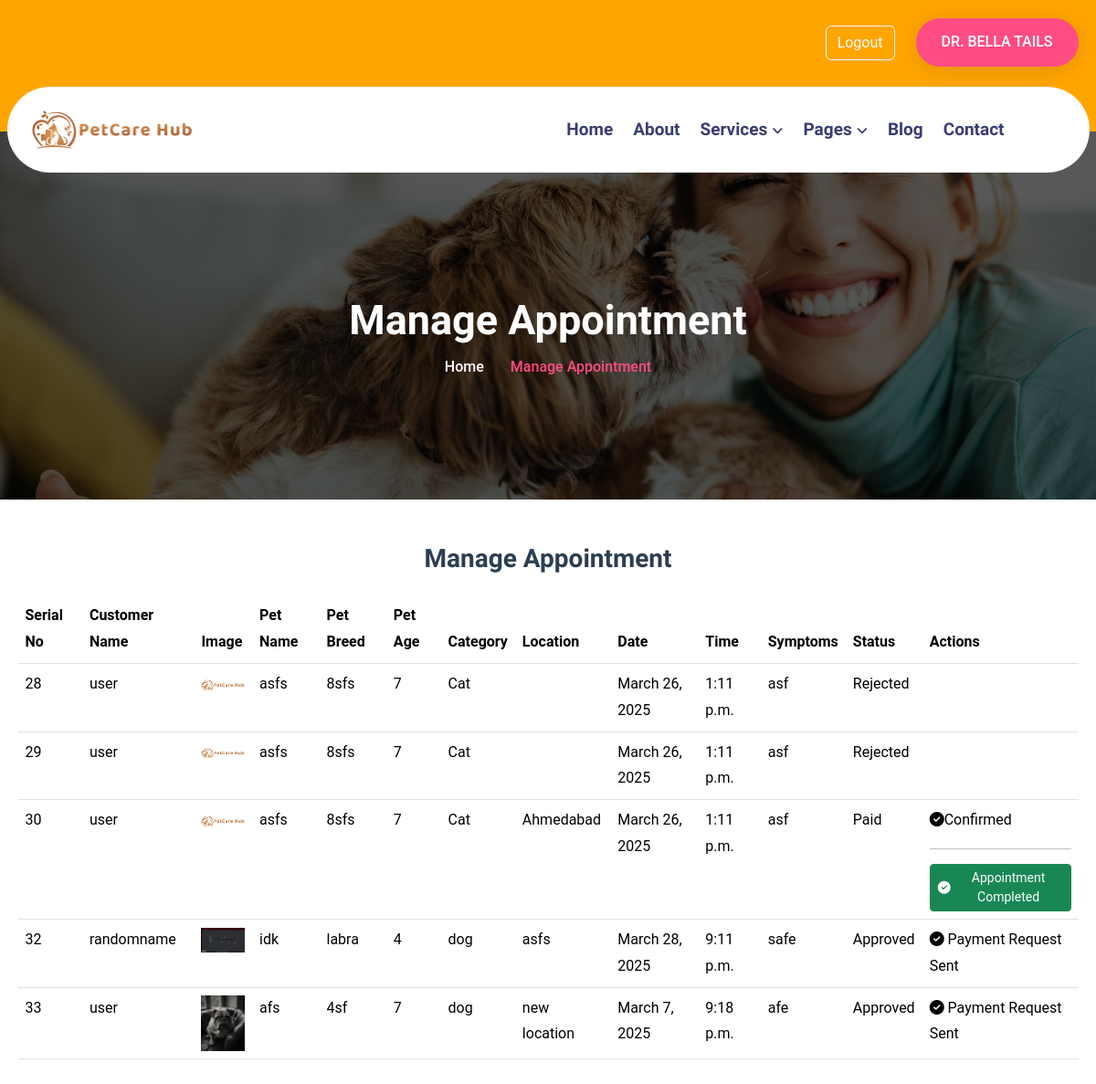
Page /manageAppoint/ (signed in) on the earlier database version.
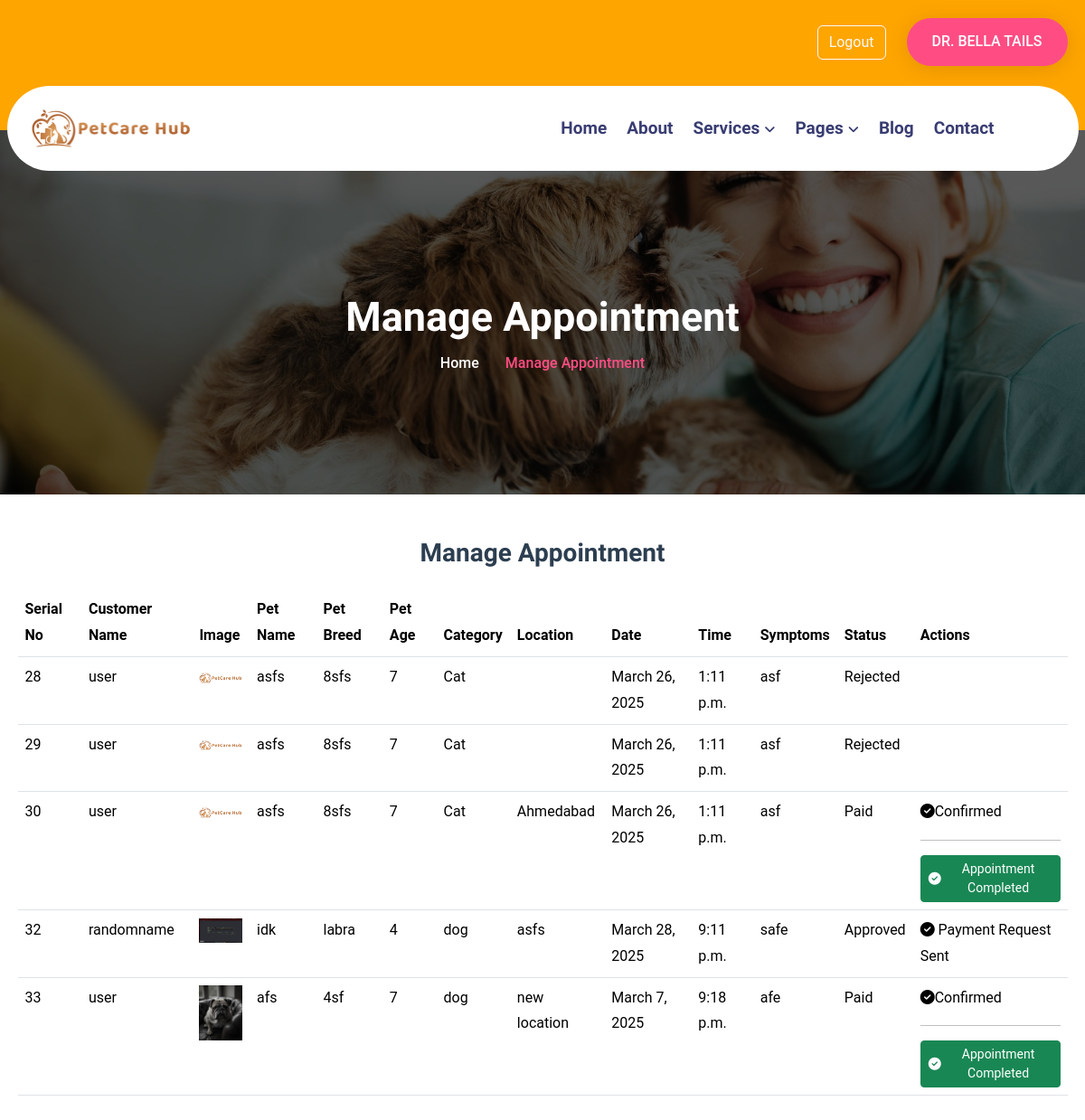
Same page on the later database version.
### myapp/models.py (models this page shows, shortened)
class Appointment(models.Model):
    userid = models.ForeignKey(userRegisterDB,on_delete=models.CASCADE)
    vetid = models.ForeignKey(vetRegisterDB,on_delete=models.CASCADE)
    petname = models.CharField(max_length=30)
    petphoto = models.ImageField(upload_to='photos')
    petCategory = models.ForeignKey(petCategoryDB,on_delete=models.CASCADE)
    breed = models.CharField(max_length=20)
    age = models.IntegerField()
    symptoms = models.CharField(max_length=20)
    status = models.CharField(max_length=30,null=True,default="Pending")
    dateofappo = models.DateField()
    timeofappo = models.TimeField()
    TimeStamp =models.DateTimeField(auto_now=True)
    location = models.TextField(null=True,default="")

class userRegisterDB(models.Model):
    Name = models.CharField(max_length=30)
    Email = models.EmailField()
    Password = models.CharField(max_length=40)
    Address = models.TextField()
    Gender = models.CharField(max_length=10)
    PhoneNo = models.BigIntegerField()
    TimeStamp = models.DateTimeField(auto_now_add=True)
    def __str__(self):
        return self.Name

class petCategoryDB(models.Model):
    petCategory = models.CharField(max_length=20)
    def __str__(self):
        return self.petCategory

### myapp/views.py (the view)
# urls.py: path('manageAppoint/',views.manageAppoint),
def manageAppoint(request):
    vet_id = request.session["vet_log_id"]
    fetchdata = Appointment.objects.filter(vetid=vet_id)
    context = {
        "data" : fetchdata
    }
    return render(request,"manageAppointment.html",context)

### myapp/templates/manageAppointment.html (shortened to what this page needs)
<!DOCTYPE html>
<html lang="en">
<head>
    <link rel="stylesheet" href="/static/css/bootstrap.min.css">
    <link rel="stylesheet" href="/static/css/all-fontawesome.min.css">
    <link rel="stylesheet" href="/static/css/icomoon.css">
    <link rel="stylesheet" href="/static/css/animate.min.css">
    <link rel="stylesheet" href="/static/css/magnific-popup.min.css">
    <link rel="stylesheet" href="/static/css/owl.carousel.min.css">
    <link rel="stylesheet" href="/static/css/style.css">
</head>
<body>
  {% include 'nav.html' %}
    <main class="main">
        <div class="site-breadcrumb" style="background: url(/static/img/breadcrumb/01.jpg)">
            <div class="container">
                <h2 class="breadcrumb-title">Manage Appointment</h2>
                <ul class="breadcrumb-menu">
                    <li><a href="/">Home</a></li>
                    <li class="active">Manage Appointment</li>
                </ul>
            </div>
        </div>
        <div class="container my-5">
            <h3 class="text-center mb-4" style="color: #2c3e50; font-weight: bold;">Manage Appointment</h3>
            <div class="table-responsive">
                <table class="table table-hover">
                    <thead style="background-color:#ad5f2f;">
                        <tr>
                            <th>Serial No</th>
                            <th>Customer Name</th>
                            <th>Image</th>
                            <th>Pet Name</th>
                            <th>Pet Breed</th>
                            <th>Pet Age</th>
                            <th>Category</th>
                            <th>Location</th>
                            <th>Date</th>
                            <th>Time</th>
                            <th>Symptoms</th>
                            <th>Status</th>
                            <th>Actions</th>
                        </tr>
                    </thead>
                    <tbody>
                    {% for i in data %}
                        <tr>
                            <td> {{i.id }}</td>
                            <td>{{ i.userid }}</td>
                            <td><img src="/media/{{ i.petphoto }}" class="product-img" alt="Pet Image" width="50"></td>
                            <td>{{ i.petname }}</td>
                            <td>{{ i.breed }}</td>
                            <td>{{ i.age }}</td>
                            <td>{{ i.petCategory }} </td>
                             <td>{{ i.location }}</td>
                            <td>{{ i.dateofappo }}</td>
                            <td>{{ i.timeofappo }}</td>
                            <td>{{ i.symptoms }}</td>
                            <td>{{ i.status }}</td>
                    <td>
                        {% if i.status == "Approved" %}
                           <p><i class="fas fa-check-circle"></i> Payment Request Sent</p>
                        {% elif i.status == "Pending" %}
                            <a href="/accept/{{ i.id }}" class="btn-accept">✔ Accept</a>
                            <a href="/reject/{{ i.id }}" class="btn-reject">✖ Reject</a>
                        {% elif i.status == "Paid" %}
                        <p><i class="fas fa-check-circle"></i>Confirmed</p><hr>
                    <a href="/uploadr/{{ i.id }}" class="btn btn-success btn-sm d-flex align-items-center gap-1 text-white text-decoration-none">
                        <i class="fas fa-check-circle"></i> Appointment Completed
                    </a>
                        {% endif %}
                    </td>                   </td>
                        </tr>
                    {% endfor %}
                    </tbody>
                </table>
            </div>
        </div>
    </main>
</body>
</html>

Differences in the rows shown:
changed Appointment "afs": status "Approved" → "Paid"; status "Payment Request Sent" → "Confirmed Appointment Completed"
